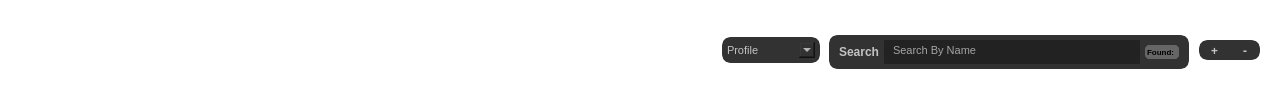
        <widget class="QWidget" name="ManagerToolBar" native="true">
         <property name="minimumSize">
          <size>
           <width>0</width>
           <height>50</height>
          </size>
         </property>
         <property name="maximumSize">
          <size>
           <width>16777215</width>
           <height>16777215</height>
          </size>
         </property>
         <property name="styleSheet">
          <string notr="true">QWidget{
background:  rgba(45, 45, 45, 0);
}

QPushButton {

color: white;
}</string>
         </property>
         <layout class="QHBoxLayout" name="horizontalLayout_3">
          <property name="spacing">
           <number>9</number>
          </property>
          <property name="leftMargin">
           <number>0</number>
          </property>
          <property name="topMargin">
           <number>0</number>
          </property>
          <property name="rightMargin">
           <number>0</number>
          </property>
          <property name="bottomMargin">
           <number>0</number>
          </property>
          <item>
           <spacer name="horizontalSpacer_3">
            <property name="orientation">
             <enum>Qt::Horizontal</enum>
            </property>
            <property name="sizeType">
             <enum>QSizePolicy::Minimum</enum>
            </property>
            <property name="sizeHint" stdset="0">
             <size>
              <width>10</width>
              <height>20</height>
             </size>
            </property>
           </spacer>
          </item>
          <item>
           <widget class="QFrame" name="ButtonFrame">
            <property name="sizePolicy">
             <sizepolicy hsizetype="Minimum" vsizetype="Preferred">
              <horstretch>0</horstretch>
              <verstretch>0</verstretch>
             </sizepolicy>
            </property>
            <property name="minimumSize">
             <size>
              <width>250</width>
              <height>0</height>
             </size>
            </property>
            <property name="maximumSize">
             <size>
              <width>250</width>
              <height>16777215</height>
             </size>
            </property>
            <property name="font">
             <font>
              <pointsize>8</pointsize>
              <weight>75</weight>
              <bold>true</bold>
             </font>
            </property>
            <property name="styleSheet">
             <string notr="true">QPushButton{
	color: white;
	border-radius: 8px;
	background-color:
    qlineargradient(
	spread: pad, 
	x2:0, y2:1.2, 
	x1:1.2 y1:1.25, 
	stop:0 rgb(30, 200, 255),
	stop:1 rgb(180, 50, 199)
	);
}

QPushButton:hover{
	color: white;
	border-radius: 8px;
	background-color:
    qlineargradient(
	spread: pad, 
	x2:0, y2:1.2, 
	x1:1.2 y1:1.25, 
	stop:0 rgba(70, 240, 255,250),
	stop:1 rgba(220, 90, 230,250)
	);
}

QPushButton:pressed{
	color: white;
	border-radius: 8px;
	background-color:
    qlineargradient(
	spread: pad, 
	x2:0, y2:1.2, 
	x1:1.2 y1:1.25, 
	stop:0 rgba(70, 240, 255,210),
	stop:1 rgba(220, 90, 230,210)
	);
}</string>
            </property>
            <property name="frameShape">
             <enum>QFrame::StyledPanel</enum>
            </property>
            <property name="frameShadow">
             <enum>QFrame::Raised</enum>
            </property>
            <layout class="QHBoxLayout" name="horizontalLayout_2">
             <property name="topMargin">
              <number>9</number>
             </property>
             <property name="bottomMargin">
              <number>3</number>
             </property>
             <item>
              <widget class="QPushButton" name="GameTopButton_1">
               <property name="sizePolicy">
                <sizepolicy hsizetype="Maximum" vsizetype="Fixed">
                 <horstretch>0</horstretch>
                 <verstretch>0</verstretch>
                </sizepolicy>
               </property>
               <property name="minimumSize">
                <size>
                 <width>75</width>
                 <height>21</height>
                </size>
               </property>
               <property name="maximumSize">
                <size>
                 <width>75</width>
                 <height>16777215</height>
                </size>
               </property>
               <property name="font">
                <font>
                 <pointsize>8</pointsize>
                 <weight>75</weight>
                 <bold>true</bold>
                </font>
               </property>
               <property name="text">
                <string>PLAY</string>
               </property>
               <property name="icon">
                <iconset resource="burgermenu.qrc">
                 <normaloff>:/icons/albums.png</normaloff>:/icons/albums.png</iconset>
               </property>
              </widget>
             </item>
             <item>
              <widget class="QPushButton" name="GameTopButton_2">
               <property name="sizePolicy">
                <sizepolicy hsizetype="Maximum" vsizetype="Fixed">
                 <horstretch>0</horstretch>
                 <verstretch>0</verstretch>
                </sizepolicy>
               </property>
               <property name="minimumSize">
                <size>
                 <width>75</width>
                 <height>21</height>
                </size>
               </property>
               <property name="maximumSize">
                <size>
                 <width>75</width>
                 <height>16777215</height>
                </size>
               </property>
               <property name="font">
                <font>
                 <pointsize>8</pointsize>
                 <weight>75</weight>
                 <bold>true</bold>
                </font>
               </property>
               <property name="text">
                <string>ADD NEW</string>
               </property>
              </widget>
             </item>
             <item>
              <widget class="QPushButton" name="GameTopButton_3">
               <property name="sizePolicy">
                <sizepolicy hsizetype="Maximum" vsizetype="Fixed">
                 <horstretch>0</horstretch>
                 <verstretch>0</verstretch>
                </sizepolicy>
               </property>
               <property name="minimumSize">
                <size>
                 <width>70</width>
                 <height>21</height>
                </size>
               </property>
               <property name="maximumSize">
                <size>
                 <width>70</width>
                 <height>16777215</height>
                </size>
               </property>
               <property name="font">
                <font>
                 <pointsize>8</pointsize>
                 <weight>75</weight>
                 <bold>true</bold>
                </font>
               </property>
               <property name="text">
                <string>BAKE NEW</string>
               </property>
              </widget>
             </item>
            </layout>
           </widget>
          </item>
          <item>
           <spacer name="horizontalSpacer_2">
            <property name="orientation">
             <enum>Qt::Horizontal</enum>
            </property>
            <property name="sizeHint" stdset="0">
             <size>
              <width>453</width>
              <height>20</height>
             </size>
            </property>
           </spacer>
          </item>
          <item>
           <widget class="QComboBox" name="comboBox">
            <property name="minimumSize">
             <size>
              <width>98</width>
              <height>0</height>
             </size>
            </property>
            <property name="font">
             <font>
              <family>Nirmala UI</family>
              <pointsize>8</pointsize>
             </font>
            </property>
            <property name="styleSheet">
             <string notr="true">QWidget{
	color:  rgba(255,255,255,180);
	background-color: rgb(50,50,50);
	border: 5px solid rgb(50,50,50);
	border-radius: 9px;
}
</string>
            </property>
            <property name="currentText">
             <string>Profile</string>
            </property>
            <item>
             <property name="text">
              <string>Profile</string>
             </property>
            </item>
           </widget>
          </item>
          <item>
           <widget class="QFrame" name="frame_3">
            <property name="minimumSize">
             <size>
              <width>266</width>
              <height>34</height>
             </size>
            </property>
            <property name="maximumSize">
             <size>
              <width>16777215</width>
              <height>30</height>
             </size>
            </property>
            <property name="styleSheet">
             <string notr="true">QFrame{
background-color: rgba(255, 0, 0,0);
}

QWidget{
	color:  rgba(255,255,255,180);
	background-color: rgb(50,50,50);
	border: 5px solid rgb(50,50,50);
	border-radius: 9px;
}

QPushButton::hover{
	background-color: rgb(70,70,70);
	border: 5px solid rgb(70,70,70);
}

QPushButton::selected{
	background-color: rgb(80,80,80);
	border: 5px solid rgb(80,80,80);
}</string>
            </property>
            <property name="frameShape">
             <enum>QFrame::StyledPanel</enum>
            </property>
            <property name="frameShadow">
             <enum>QFrame::Raised</enum>
            </property>
            <layout class="QHBoxLayout" name="horizontalLayout_7">
             <property name="spacing">
              <number>0</number>
             </property>
             <property name="leftMargin">
              <number>0</number>
             </property>
             <property name="topMargin">
              <number>0</number>
             </property>
             <property name="rightMargin">
              <number>0</number>
             </property>
             <property name="bottomMargin">
              <number>0</number>
             </property>
             <item>
              <widget class="QPushButton" name="pushButton_4">
               <property name="font">
                <font>
                 <weight>75</weight>
                 <bold>true</bold>
                </font>
               </property>
               <property name="text">
                <string>Search</string>
               </property>
              </widget>
             </item>
             <item>
              <widget class="QTextEdit" name="textEdit">
               <property name="sizePolicy">
                <sizepolicy hsizetype="Fixed" vsizetype="Fixed">
                 <horstretch>0</horstretch>
                 <verstretch>0</verstretch>
                </sizepolicy>
               </property>
               <property name="minimumSize">
                <size>
                 <width>0</width>
                 <height>0</height>
                </size>
               </property>
               <property name="maximumSize">
                <size>
                 <width>16777215</width>
                 <height>16777215</height>
                </size>
               </property>
               <property name="font">
                <font>
                 <weight>75</weight>
                 <bold>true</bold>
                </font>
               </property>
               <property name="styleSheet">
                <string notr="true">padding-left: 5px;
border: 0px;
border-radius: 1px;
background-color: rgb(34, 34, 34);
color: rgba(255,255,255,150);</string>
               </property>
               <property name="frameShape">
                <enum>QFrame::NoFrame</enum>
               </property>
               <property name="verticalScrollBarPolicy">
                <enum>Qt::ScrollBarAlwaysOff</enum>
               </property>
               <property name="horizontalScrollBarPolicy">
                <enum>Qt::ScrollBarAlwaysOff</enum>
               </property>
               <property name="html">
                <string>&lt;!DOCTYPE HTML PUBLIC &quot;-//W3C//DTD HTML 4.0//EN&quot; &quot;http://www.w3.org/TR/REC-html40/strict.dtd&quot;&gt;
&lt;html&gt;&lt;head&gt;&lt;meta name=&quot;qrichtext&quot; content=&quot;1&quot; /&gt;&lt;style type=&quot;text/css&quot;&gt;
p, li { white-space: pre-wrap; }
&lt;/style&gt;&lt;/head&gt;&lt;body style=&quot; font-family:'MS Shell Dlg 2'; font-size:8.25pt; font-weight:600; font-style:normal;&quot;&gt;
&lt;p style=&quot; margin-top:0px; margin-bottom:0px; margin-left:0px; margin-right:0px; -qt-block-indent:0; text-indent:0px;&quot;&gt;&lt;span style=&quot; font-weight:400;&quot;&gt;Search By Name&lt;/span&gt;&lt;/p&gt;&lt;/body&gt;&lt;/html&gt;</string>
               </property>
              </widget>
             </item>
             <item>
              <widget class="QLabel" name="label_2">
               <property name="font">
                <font>
                 <pointsize>6</pointsize>
                 <weight>75</weight>
                 <bold>true</bold>
                </font>
               </property>
               <property name="styleSheet">
                <string notr="true">background-color: rgb(102, 102, 102);
color: rgb(0, 0, 0);</string>
               </property>
               <property name="text">
                <string>Found: </string>
               </property>
              </widget>
             </item>
            </layout>
           </widget>
          </item>
          <item>
           <widget class="QFrame" name="frame">
            <property name="minimumSize">
             <size>
              <width>63</width>
              <height>0</height>
             </size>
            </property>
            <property name="maximumSize">
             <size>
              <width>16777215</width>
              <height>22</height>
             </size>
            </property>
            <property name="styleSheet">
             <string notr="true">QFrame{
background-color: rgba(255, 0, 0,0);
}

QPushButton{
	color:  rgba(255,255,255,180);
	background-color: rgb(50,50,50);
	border: 5px solid rgb(50,50,50);
	border-radius: 9px;
	border-top-left-radius: 0px;
	border-bottom-left-radius: 0px;
}

QPushButton::hover{
	background-color: rgb(70,70,70);
	border: 5px solid rgb(70,70,70);
}

QPushButton::selected{
	background-color: rgb(80,80,80);
	border: 5px solid rgb(80,80,80);
}</string>
            </property>
            <property name="frameShape">
             <enum>QFrame::StyledPanel</enum>
            </property>
            <property name="frameShadow">
             <enum>QFrame::Raised</enum>
            </property>
            <layout class="QHBoxLayout" name="horizontalLayout_6">
             <property name="spacing">
              <number>0</number>
             </property>
             <property name="leftMargin">
              <number>0</number>
             </property>
             <property name="topMargin">
              <number>0</number>
             </property>
             <property name="rightMargin">
              <number>0</number>
             </property>
             <property name="bottomMargin">
              <number>0</number>
             </property>
             <item>
              <widget class="QPushButton" name="sizeUpButton">
               <property name="font">
                <font>
                 <family>Segoe Fluent Icons</family>
                 <pointsize>9</pointsize>
                 <weight>75</weight>
                 <bold>true</bold>
                </font>
               </property>
               <property name="styleSheet">
                <string notr="true">QPushButton{
	color:  rgba(255,255,255,180);
	background-color: rgb(50,50,50);
	border: 5px solid rgb(50,50,50);
	border-radius: 9px;

	border-top-right-radius: 0px;
	border-bottom-right-radius: 0px;
}


QPushButton::hover{
	background-color: rgb(70,70,70);
	border: 5px solid rgb(70,70,70);
}

QPushButton::pressed{
	background-color: rgb(80,80,80);
	border: 5px solid rgb(80,80,80);
}</string>
               </property>
               <property name="text">
                <string>+</string>
               </property>
              </widget>
             </item>
             <item>
              <widget class="QPushButton" name="sizeDownButton">
               <property name="font">
                <font>
                 <family>Segoe Fluent Icons</family>
                 <pointsize>9</pointsize>
                 <weight>75</weight>
                 <bold>true</bold>
                </font>
               </property>
               <property name="text">
                <string>-</string>
               </property>
              </widget>
             </item>
            </layout>
           </widget>
          </item>
         </layout>
        </widget>
